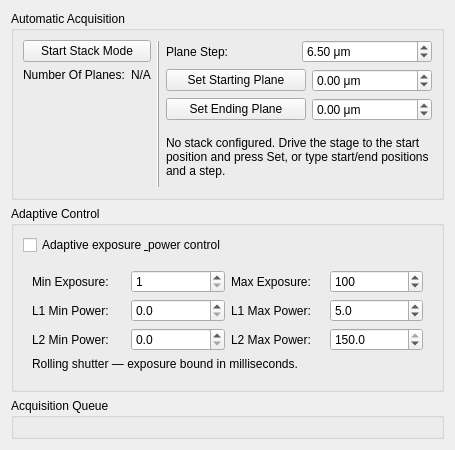
<?xml version="1.0" encoding="UTF-8"?>
<ui version="4.0">
 <class>StackPanel</class>
 <widget class="QWidget" name="stackPanel">
  <layout class="QVBoxLayout" name="verticalLayout_panel">
   <item>
    <widget class="QGroupBox" name="groupBox_18">
     <property name="sizePolicy">
      <sizepolicy hsizetype="Preferred" vsizetype="Fixed">
       <horstretch>0</horstretch>
       <verstretch>0</verstretch>
      </sizepolicy>
     </property>
     <property name="minimumSize">
      <size>
       <width>0</width>
       <height>126</height>
      </size>
     </property>
     <property name="title">
      <string>Automatic Acquisition</string>
     </property>
     <layout class="QHBoxLayout" name="horizontalLayout_9">
      <item>
       <layout class="QVBoxLayout" name="verticalLayout_13">
        <item>
         <widget class="QPushButton" name="pushButton_acqStartStackMode">
          <property name="sizePolicy">
           <sizepolicy hsizetype="Minimum" vsizetype="Fixed">
            <horstretch>0</horstretch>
            <verstretch>0</verstretch>
           </sizepolicy>
          </property>
          <property name="toolTip">
           <string>Start multiple images acquisition</string>
          </property>
          <property name="text">
           <string>Start Stack Mode</string>
          </property>
          <property name="shortcut">
           <string>Ctrl+K</string>
          </property>
         </widget>
        </item>
        <item>
         <layout class="QHBoxLayout" name="horizontalLayout_89">
          <property name="leftMargin">
           <number>0</number>
          </property>
          <property name="rightMargin">
           <number>0</number>
          </property>
          <item>
           <widget class="QLabel" name="label_41">
            <property name="sizePolicy">
             <sizepolicy hsizetype="Expanding" vsizetype="Preferred">
              <horstretch>0</horstretch>
              <verstretch>0</verstretch>
             </sizepolicy>
            </property>
            <property name="toolTip">
             <string>Number of planes of stack acquisition</string>
            </property>
            <property name="text">
             <string>Number Of Planes:</string>
            </property>
           </widget>
          </item>
          <item>
           <widget class="QLabel" name="label_acqNumberOfPlanes">
            <property name="sizePolicy">
             <sizepolicy hsizetype="Expanding" vsizetype="Fixed">
              <horstretch>0</horstretch>
              <verstretch>0</verstretch>
             </sizepolicy>
            </property>
            <property name="text">
             <string>N/A</string>
            </property>
           </widget>
          </item>
         </layout>
        </item>
        <item>
         <spacer name="verticalSpacer_7">
          <property name="orientation">
           <enum>Qt::Vertical</enum>
          </property>
          <property name="sizeHint" stdset="0">
           <size>
            <width>20</width>
            <height>1</height>
           </size>
          </property>
         </spacer>
        </item>
       </layout>
      </item>
      <item>
       <widget class="Line" name="line_6">
        <property name="frameShadow">
         <enum>QFrame::Raised</enum>
        </property>
        <property name="orientation">
         <enum>Qt::Vertical</enum>
        </property>
       </widget>
      </item>
      <item>
       <layout class="QVBoxLayout" name="verticalLayout_14">
        <item>
         <layout class="QHBoxLayout" name="horizontalLayout_88">
          <property name="leftMargin">
           <number>0</number>
          </property>
          <property name="rightMargin">
           <number>0</number>
          </property>
          <item>
           <widget class="QLabel" name="label_84">
            <property name="sizePolicy">
             <sizepolicy hsizetype="Expanding" vsizetype="Preferred">
              <horstretch>0</horstretch>
              <verstretch>0</verstretch>
             </sizepolicy>
            </property>
            <property name="toolTip">
             <string>The plane step for stack acquisition</string>
            </property>
            <property name="text">
             <string>Plane Step:</string>
            </property>
           </widget>
          </item>
          <item>
           <widget class="FieldSpecSpinBox" name="doubleSpinBox_acqPlaneStepSize">
        <property name="toolTip">
         <string>Step between adjacent z-planes in the stack. Unit: the active unit (μm/mm). Valid range: &gt;0 (a zero step is rejected). Effect: smaller steps = finer z-resolution but more frames and a longer acquisition.</string>
        </property>
            <property name="sizePolicy">
             <sizepolicy hsizetype="Expanding" vsizetype="Fixed">
              <horstretch>0</horstretch>
              <verstretch>0</verstretch>
             </sizepolicy>
            </property>
            <property name="suffix">
             <string> μm</string>
            </property>
            <property name="decimals">
             <number>2</number>
            </property>
            <property name="minimum">
             <double>0.250000000000000</double>
            </property>
            <property name="maximum">
             <double>25.000000000000000</double>
            </property>
            <property name="singleStep">
             <double>0.250000000000000</double>
            </property>
            <property name="value">
             <double>6.500000000000000</double>
            </property>
           </widget>
          </item>
         </layout>
        </item>
        <item>
         <layout class="QHBoxLayout" name="horizontalLayout_90">
          <item>
           <widget class="QPushButton" name="pushButton_acqSetFirstPlane">
            <property name="sizePolicy">
             <sizepolicy hsizetype="Expanding" vsizetype="Fixed">
              <horstretch>0</horstretch>
              <verstretch>0</verstretch>
             </sizepolicy>
            </property>
            <property name="minimumSize">
             <size>
              <width>140</width>
              <height>0</height>
             </size>
            </property>
            <property name="toolTip">
             <string>Set the current horizontal position as starting point for stack acquisition</string>
            </property>
            <property name="text">
             <string>Set Starting Plane</string>
            </property>
           </widget>
          </item>
          <item>
           <widget class="FieldSpecSpinBox" name="doubleSpinBox_acqFirstPlane">
        <property name="toolTip">
         <string>Stack start position. Unit: the active unit (μm/mm). Set via the Set button (reads the current motor position) or type directly. Valid range: the stage travel limits (reject-and-beep if out of range).</string>
        </property>
            <property name="sizePolicy">
             <sizepolicy hsizetype="Minimum" vsizetype="Fixed">
              <horstretch>0</horstretch>
              <verstretch>0</verstretch>
             </sizepolicy>
            </property>
            <property name="minimumSize">
             <size>
              <width>120</width>
              <height>0</height>
             </size>
            </property>
            <property name="suffix">
             <string> μm</string>
            </property>
            <property name="decimals">
             <number>2</number>
            </property>
            <property name="minimum">
             <double>-100000.000000000000000</double>
            </property>
            <property name="maximum">
             <double>100000.000000000000000</double>
            </property>
           </widget>
          </item>
          </layout>
        </item>
        <item>
         <layout class="QHBoxLayout" name="horizontalLayout_91">
          <property name="spacing">
           <number>6</number>
          </property>
          <item>
           <widget class="QPushButton" name="pushButton_acqSetLastPlane">
            <property name="sizePolicy">
             <sizepolicy hsizetype="Expanding" vsizetype="Fixed">
              <horstretch>0</horstretch>
              <verstretch>0</verstretch>
             </sizepolicy>
            </property>
            <property name="minimumSize">
             <size>
              <width>140</width>
              <height>0</height>
             </size>
            </property>
            <property name="toolTip">
             <string>Set the current horizontal position as ending point for stack acquisition</string>
            </property>
            <property name="text">
             <string>Set Ending Plane</string>
            </property>
           </widget>
          </item>
          <item>
           <widget class="FieldSpecSpinBox" name="doubleSpinBox_acqLastPlane">
        <property name="toolTip">
         <string>Stack end position. Unit: the active unit (μm/mm). Set via the Set button (reads the current motor position) or type directly. Valid range: the stage travel limits (reject-and-beep if out of range).</string>
        </property>
            <property name="sizePolicy">
             <sizepolicy hsizetype="Minimum" vsizetype="Fixed">
              <horstretch>0</horstretch>
              <verstretch>0</verstretch>
             </sizepolicy>
            </property>
            <property name="minimumSize">
             <size>
              <width>120</width>
              <height>0</height>
             </size>
            </property>
            <property name="suffix">
             <string> μm</string>
            </property>
            <property name="decimals">
             <number>2</number>
            </property>
            <property name="minimum">
             <double>-100000.000000000000000</double>
            </property>
            <property name="maximum">
             <double>100000.000000000000000</double>
            </property>
           </widget>
          </item>
          </layout>
        </item>
        <item>
         <widget class="QLabel" name="label_stackPlanSummary">
          <property name="sizePolicy">
           <sizepolicy hsizetype="Expanding" vsizetype="Fixed">
            <horstretch>0</horstretch>
            <verstretch>0</verstretch>
           </sizepolicy>
          </property>
          <property name="minimumSize">
           <size>
            <width>0</width>
            <height>60</height>
           </size>
          </property>
          <property name="text">
           <string>No stack configured. Drive the stage to the start position and press Set, or type start/end positions and a step.</string>
          </property>
          <property name="wordWrap">
           <bool>true</bool>
          </property>
         </widget>
        </item>
        <item>
         <spacer name="verticalSpacer_9">
          <property name="orientation">
           <enum>Qt::Vertical</enum>
          </property>
          <property name="sizeHint" stdset="0">
           <size>
            <width>20</width>
            <height>1</height>
           </size>
          </property>
         </spacer>
        </item>
       </layout>
      </item>
     </layout>
    </widget>
   </item>
   <item>
    <widget class="QGroupBox" name="groupBox_adaptiveControl">
     <property name="title">
      <string>Adaptive Control</string>
     </property>
     <layout class="QVBoxLayout" name="verticalLayout_adaptiveControl">
      <item>
       <widget class="QCheckBox" name="checkBox_adaptiveEnable">
        <property name="toolTip">
         <string>Enable per-plane adaptive exposure + laser power control. When unchecked the stack runs with fixed exposure/power; when checked the controller adjusts per plane from observed intensity within the configured bounds.</string>
        </property>
        <property name="text">
         <string>Adaptive exposure &amp; power control</string>
        </property>
       </widget>
      </item>
      <item>
       <widget class="QWidget" name="widget_adaptiveFields">
        <layout class="QGridLayout" name="gridLayout_adaptiveFields">
         <item row="0" column="0">
          <widget class="QLabel" name="label_adaptiveMinExposure">
           <property name="text">
            <string>Min Exposure:</string>
           </property>
          </widget>
         </item>
         <item row="0" column="1">
          <widget class="FieldSpecSpinBox" name="doubleSpinBox_adaptiveMinExposure">
           <property name="decimals">
            <number>0</number>
           </property>
           <property name="minimum">
            <double>1.000000000000000</double>
           </property>
           <property name="maximum">
            <double>10000.000000000000000</double>
           </property>
           <property name="singleStep">
            <double>1.000000000000000</double>
           </property>
           <property name="value">
            <double>1.000000000000000</double>
           </property>
          </widget>
         </item>
         <item row="0" column="2">
          <widget class="QLabel" name="label_adaptiveMaxExposure">
           <property name="text">
            <string>Max Exposure:</string>
           </property>
          </widget>
         </item>
         <item row="0" column="3">
          <widget class="FieldSpecSpinBox" name="doubleSpinBox_adaptiveMaxExposure">
           <property name="decimals">
            <number>0</number>
           </property>
           <property name="minimum">
            <double>1.000000000000000</double>
           </property>
           <property name="maximum">
            <double>10000.000000000000000</double>
           </property>
           <property name="singleStep">
            <double>1.000000000000000</double>
           </property>
           <property name="value">
            <double>100.000000000000000</double>
           </property>
          </widget>
         </item>
         <item row="1" column="0">
          <widget class="QLabel" name="label_adaptiveLaser1MinPower">
           <property name="text">
            <string>L1 Min Power:</string>
           </property>
          </widget>
         </item>
         <item row="1" column="1">
          <widget class="FieldSpecSpinBox" name="doubleSpinBox_adaptiveLaser1MinPower">
           <property name="decimals">
            <number>1</number>
           </property>
           <property name="minimum">
            <double>0.000000000000000</double>
           </property>
           <property name="maximum">
            <double>150.000000000000000</double>
           </property>
           <property name="singleStep">
            <double>0.500000000000000</double>
           </property>
           <property name="value">
            <double>0.000000000000000</double>
           </property>
          </widget>
         </item>
         <item row="1" column="2">
          <widget class="QLabel" name="label_adaptiveLaser1MaxPower">
           <property name="text">
            <string>L1 Max Power:</string>
           </property>
          </widget>
         </item>
         <item row="1" column="3">
          <widget class="FieldSpecSpinBox" name="doubleSpinBox_adaptiveLaser1MaxPower">
           <property name="decimals">
            <number>1</number>
           </property>
           <property name="minimum">
            <double>0.000000000000000</double>
           </property>
           <property name="maximum">
            <double>150.000000000000000</double>
           </property>
           <property name="singleStep">
            <double>0.500000000000000</double>
           </property>
           <property name="value">
            <double>5.000000000000000</double>
           </property>
          </widget>
         </item>
         <item row="2" column="0">
          <widget class="QLabel" name="label_adaptiveLaser2MinPower">
           <property name="text">
            <string>L2 Min Power:</string>
           </property>
          </widget>
         </item>
         <item row="2" column="1">
          <widget class="FieldSpecSpinBox" name="doubleSpinBox_adaptiveLaser2MinPower">
           <property name="decimals">
            <number>1</number>
           </property>
           <property name="minimum">
            <double>0.000000000000000</double>
           </property>
           <property name="maximum">
            <double>150.000000000000000</double>
           </property>
           <property name="singleStep">
            <double>0.500000000000000</double>
           </property>
           <property name="value">
            <double>0.000000000000000</double>
           </property>
          </widget>
         </item>
         <item row="2" column="2">
          <widget class="QLabel" name="label_adaptiveLaser2MaxPower">
           <property name="text">
            <string>L2 Max Power:</string>
           </property>
          </widget>
         </item>
         <item row="2" column="3">
          <widget class="FieldSpecSpinBox" name="doubleSpinBox_adaptiveLaser2MaxPower">
           <property name="decimals">
            <number>1</number>
           </property>
           <property name="minimum">
            <double>0.000000000000000</double>
           </property>
           <property name="maximum">
            <double>150.000000000000000</double>
           </property>
           <property name="singleStep">
            <double>0.500000000000000</double>
           </property>
           <property name="value">
            <double>150.000000000000000</double>
           </property>
          </widget>
         </item>
         <item row="3" column="0" colspan="4">
          <widget class="QLabel" name="label_adaptiveShutterModeHint">
           <property name="text">
            <string>Rolling shutter — exposure bound in milliseconds.</string>
           </property>
           <property name="wordWrap">
            <bool>true</bool>
           </property>
          </widget>
         </item>
        </layout>
       </widget>
      </item>
     </layout>
    </widget>
   </item>
   <item>
    <widget class="QGroupBox" name="groupBox_acquisitionQueue">
     <property name="title">
      <string>Acquisition Queue</string>
     </property>
     <layout class="QVBoxLayout" name="verticalLayout_acquisitionQueue"/>
    </widget>
   </item>
  </layout>
 </widget>
 <customwidgets>
 <customwidget>
  <class>FieldSpecSpinBox</class>
  <extends>QDoubleSpinBox</extends>
  <header>lightsheet.gui.widgets.field_spec_spinbox</header>
 </customwidget>
</customwidgets>
<resources/>
 <connections/>
</ui>
